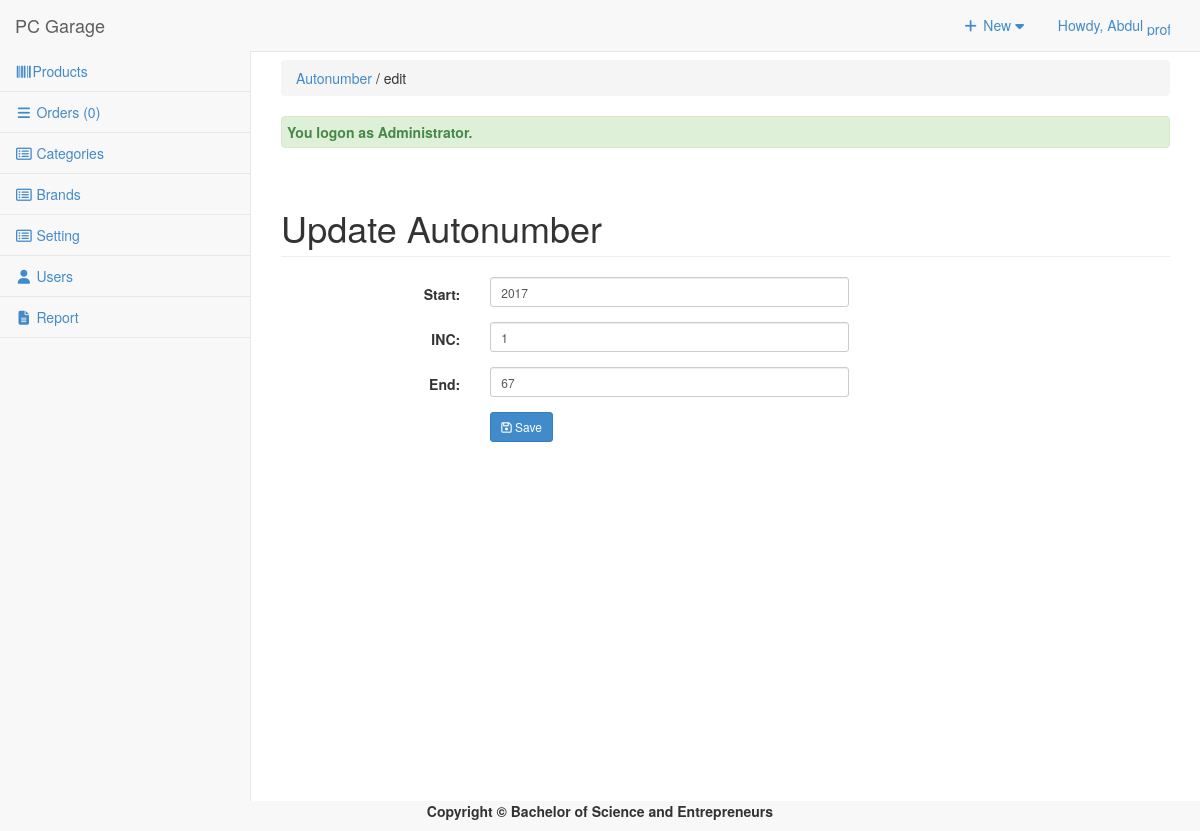
The app's page /admin/autonumber/index.php?view=edit&id=PROID (signed in) with its own data.
### tables this page shows
CREATE TABLE `tblautonumber` (
  `ID` int(11) NOT NULL,
  `AUTOSTART` varchar(11) NOT NULL,
  `AUTOINC` int(11) NOT NULL,
  `AUTOEND` int(11) NOT NULL,
  `AUTOKEY` varchar(12) NOT NULL,
  `AUTONUM` int(30) NOT NULL
);

### admin/autonumber/index.php (called while the page is built, shortened)
<?php
require_once ("../theme/templates.php");
?>

### include/database.php (called while the page is built, shortened)
<?php
class Database {
	var $sql_string = '';
	private $conn;
	public function open_connection() {
		$this->conn = mysqli_connect(server,user,pass);
		if(!$this->conn){
			echo "Problem in database connection! Contact administrator!";
			exit();
		}else{
			$db_select = mysqli_select_db($this->conn,database_name);
		}
	}
	function setQuery($sql='') {
		$this->sql_string=$sql;
	}
	function executeQuery() {
		$result = mysqli_query($this->conn,$this->sql_string);
		return $result;
	}
	private function confirm_query($result) {
		return $result;
	}
	function loadSingleResult() {
		$cur = $this->executeQuery();
		while ($row = mysqli_fetch_object($cur)) {
		return $data = $row;
		}
	}
}
$mydb = new Database();
?>

### include/autonumbers.php (called while the page is built, shortened)
<?php
require_once(LIB_PATH.DS.'database.php');
class Autonumber {
	protected static  $tblname = "tblautonumber";
	function single_autonumber($autokey=""){
		global $mydb;
		$mydb->setQuery("SELECT * FROM ".self::$tblname."
			WHERE  AUTOKEY= '{$autokey}' LIMIT 1");
		$cur = $mydb->loadSingleResult();
		return $cur;
	}
}
?>

### admin/autonumber/edit.php (the view, shortened to what this page needs)
<?php
  $AUTOKEY = $_GET['id'];
  $autonumber = New Autonumber();
  $singleauto = $autonumber->single_autonumber($AUTOKEY);
?>
 <form class="form-horizontal span6" action="controller.php?action=edit" method="POST">
            <div class="row">
         <div class="col-lg-12">
            <h1 class="page-header">Update Autonumber</h1>
          </div>
       </div>
                  <div class="form-group">
                    <div class="col-md-8">
                      <label class="col-md-4 control-label" for=
                      "AUTOSTART">Start:</label>
                      <div class="col-md-8">
                         <input class="form-control input-sm" id="AUTOSTART" name="AUTOSTART" placeholder=
                            "Start" type="text" value="<?php  echo $singleauto->AUTOSTART; ?>">
                      </div>
                    </div>
                  </div>
                     <div class="form-group">
                    <div class="col-md-8">
                      <label class="col-md-4 control-label" for=
                      "AUTOINC">INC:</label>
                      <div class="col-md-8">
                         <input class="form-control input-sm" id="AUTOINC" name="AUTOINC" placeholder=
                            "INC" type="text" value="<?php  echo $singleauto->AUTOINC; ?>">
                      </div>
                    </div>
                  </div>
                   <div class="form-group">
                    <div class="col-md-8">
                      <label class="col-md-4 control-label" for=
                      "AUTOEND">End:</label>
                      <div class="col-md-8">
                         <input class="form-control input-sm" id="AUTOEND" name="AUTOEND" placeholder=
                            "End" type="text" value="<?php  echo $singleauto->AUTOEND; ?>">
                      </div>
                    </div>
                  </div>
             <div class="form-group">
                    <div class="col-md-8">
                      <label class="col-md-4 control-label" for=
                      "idno"></label>
                      <div class="col-md-8">
                      <button class="btn btn-primary btn-sm" name="save" type="submit" ><span class="fa fa-save fw-fa"></span> Save</button>
                      </div>
                    </div>
                  </div>
        <div class="form-group">
                <div class="rows">
                  <div class="col-md-6">
                    <label class="col-md-6 control-label" for=
                    "otherperson"></label>
                    <div class="col-md-6">
                    </div>
                  </div>
                  <div class="col-md-6" align="right">
                   </div>
              </div>
              </div>
        </form>
        </div>

### admin/css/sb-admin-2.css (style rules this page uses)
body { background-color: #f8f8f8; }

### records on screen
tblautonumber: AUTOSTART "2017", AUTOINC "1", AUTOEND "67"

### other values on screen
$_SESSION['U_NAME'] "Abdul"
$res "0"
$title "Autonumber"
$header "edit"
$_SESSION['message'] "You logon as Administrator."
